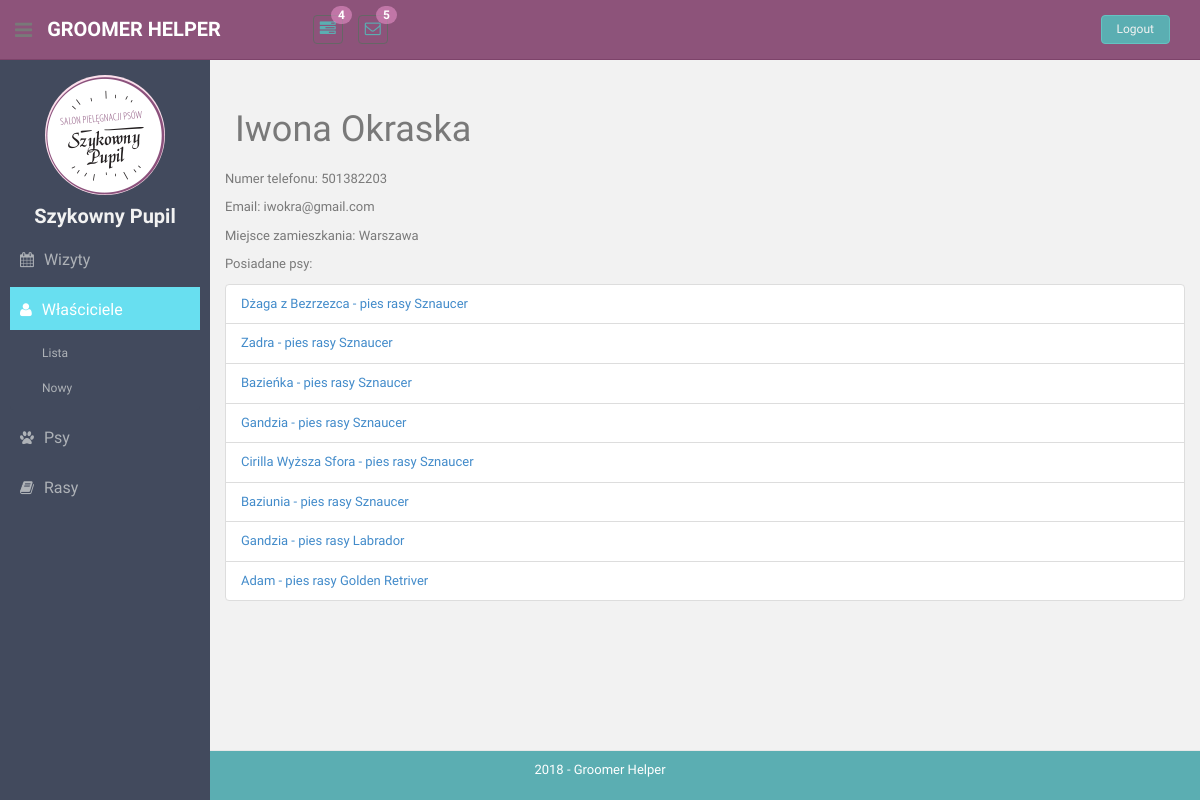
Page /owners/1/ on the committed database.
### owners/models.py (models this page shows)
class Owner(models.Model):
    full_name = models.TextField(_("full_name"), max_length=100, blank=True, null=True)
    phone_number = models.TextField(_("phone number"), max_length=20, blank=False, null=False)
    email = models.EmailField(_("email"), max_length=100, blank=True, null=True)
    location = models.TextField(_("location"), max_length=200, blank=True, null=True)
    recommended_by = models.ForeignKey('Owner', null=True, on_delete=models.CASCADE, verbose_name=_("recommended by"))
    salon = models.ForeignKey(Salon,
                              default=DEFAULT_SALON_ID,
                              null=False,
                              on_delete=models.CASCADE,
                              verbose_name=_("salon") )
    def __str__(self):
        return "".join(self.full_name)

### animals/models.py (models this page shows, shortened)
class Animal(models.Model):
    GENDER_CHOICES = [
        (True, _('Male')),
        (False, _('Female')),
    ]
    name = models.TextField(max_length=100, blank=True, null=True, verbose_name=_('name'))
    gender = models.BooleanField(choices=GENDER_CHOICES, verbose_name=_('gender'))
    breed = models.ForeignKey(Breed, on_delete=models.CASCADE, verbose_name=_('breed'))
    color = models.TextField(max_length=100, blank=True, null=True, verbose_name=_('color'))
    photo = models.ImageField(upload_to='animal-avatars/', default='animal-avatars/None/no-img.png',
                              verbose_name=_('photo'))
    notes = models.TextField(max_length=200, blank=True, null=True, verbose_name=_('notes'))
    owner = models.ForeignKey(
        Owner,
        verbose_name=_('owner'),
        on_delete=models.CASCADE,
    )
    salon = models.ForeignKey(Salon, default=DEFAULT_SALON_ID, null=False, on_delete=models.CASCADE)
    def __str__(self):
        return "".join([self.name, " - ", self.breed.species, " rasy ", self.breed.name])

### breeds/models.py (models this page shows, shortened)
class Breed(models.Model):
    SIZE_CHOICES = [
        ('miniatura', 'Miniatura'),
        ('średni', 'Średni'),
        ('duży', 'Duży'),
        ('olbrzym', 'Olbrzym'),
    ]
    SPECIES_CHOICES = [
        ('pies', 'Pies'),
        ('kot', 'Kot'),
        ('świnka morska', 'Świnka morska'),
        ('królik', 'Królik'),
    ]
    HAIR_TYPE_CHOICES = [
        ('normalna', 'Normalna'),
        ('szorstka', 'Szorstka'),
        ('miękka', 'Miękka'),
        ('duża ilość podszerstka', 'Duża ilość podszerstka'),
        ('twarda', 'Twarda')
    ]
    name = models.TextField(max_length=100, blank=False, null=False, unique=True)
    species = models.TextField(max_length=50, blank=False, default='dog')
    size = models.TextField(max_length=20, blank=True, choices=SIZE_CHOICES)
    grooming_notes = models.TextField(max_length=50, blank=True, null=False)
    hair_type = models.TextField(max_length=50, blank=True, null=False)
    weight = models.IntegerField(default=20, blank=False, null=False)
    photo = models.ImageField(upload_to='breed-avatars/', default='breed-avatars/None/no-img.png')
    salon = models.ForeignKey(Salon, default=DEFAULT_SALON_ID, null=False, on_delete=models.CASCADE)

### owners/views.py (the view)
# urls.py: path('<int:pk>/', views.OwnerDetailsView.as_view(), name='owner-details'),
class OwnerDetailsView(DetailView):
    template_name = "owners/details.html"
    model = Owner
    def get_context_data(self, **kwargs):
        context = super().get_context_data(**kwargs)
        context['title'] = "Owner: " + str(context['owner'])
        context['breeds'] = Owner.objects.all()
        return context

### templatetags/templatetags/my_templatetags.py (called while the page is built)
@register.simple_tag(takes_context=True)
def active(context, pattern_or_urlname):
    try:
        pattern = '^' + reverse(pattern_or_urlname)
    except NoReverseMatch:
        pattern = pattern_or_urlname
    path = context['request'].path
    if re.search(pattern, path):
        return 'active'
    return ''

### templates/owners/details.html
{% extends 'details.html' %}
{% load static %}
{% block profile-header%}
    <h1>{{ owner.full_name }}</h1>
{% endblock %}
{% block details %}
    <p><span>Numer telefonu:</span> {{ owner.phone_number }}</p>
    <p><span>Email:</span> {{ owner.email}}</p>
    <p><span>Miejsce zamieszkania:</span> {{ owner.location}}</p>
    <p><span>Posiadane psy:</span>
        <ul class="list-group">
        {% for animal in owner.animal_set.all %}
            <li class="list-group-item">
                <a href="{% url 'animal-details' animal.id %}">{{animal}}</a>
            </li>
        {% empty %}
             Brak
        {% endfor %}
        </ul>
    </p>
{% endblock %}

### static/css/style.css (style rules this page uses)
ul li { list-style: none; }
a, a:hover, a:focus { text-decoration: none; outline: none; }

### rows in the picture
Owner: full_name "Iwona Okraska", phone_number "501382203", email "iwokra@gmail.com", location "Warszawa"
Animal: name+breed "Dżaga z Bezrzezca - pies rasy Sznaucer"
Animal: name+breed "Zadra - pies rasy Sznaucer"
Animal: name+breed "Bazieńka - pies rasy Sznaucer"
Animal: name+breed "Gandzia - pies rasy Sznaucer"
Animal: name+breed "Cirilla Wyższa Sfora - pies rasy Sznaucer"
Animal: name+breed "Baziunia - pies rasy Sznaucer"
Animal: name+breed "Gandzia - pies rasy Labrador"
Animal: name+breed "Adam - pies rasy Golden Retriver"
